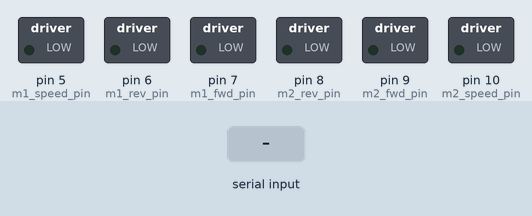
A sketch run on a simulated Arduino Uno, built with avr-gcc and run on an emulated ATmega328P. On the bench: switched loads named in the sketch (green lamp = pin HIGH). The test bench sets the inputs (shaded band). What the sketch prints to the serial monitor is not drawn.

Above: at 1.3 s.
1.4 s: "S90\n" received over Serial
At 2.4 s:
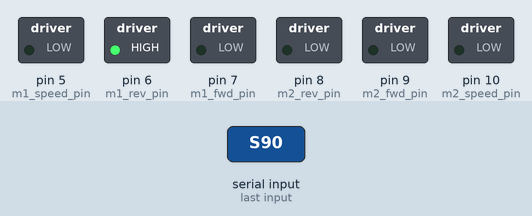
2.9 s: "S,45\n" received over Serial
At 3.6 s:
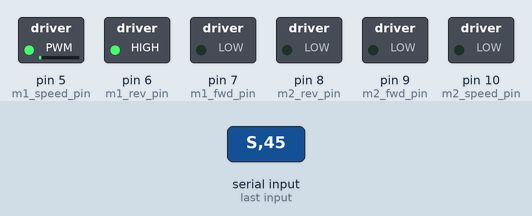
Timing chart, 0 to 7.4 s (numbered marks = the images above; inputs shaded):
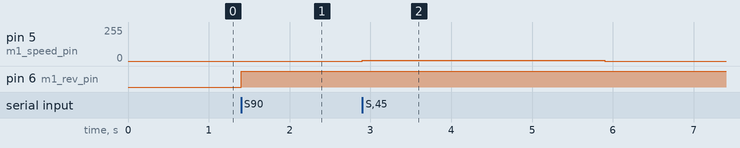

The sketch:

speedtrack.ino
```cpp
// (licence header left out)
#define _debug false

//Serial Speed & Port
#define serial_port Serial
#define baud_speed 115200

//Motor one Pin defines
#define m1_speed_pin 5
#define m1_rev_pin 6
#define m1_fwd_pin 7
#define m1_Hall1_pin 2

//Motor two Pin defines
#define m2_rev_pin 8
#define m2_fwd_pin 9
#define m2_speed_pin 10
#define m2_Hall1_pin 3

//PWM (Voltages) sent to motors
#define MAX_PWM 255
#define MIN_PWM 0

#define MIN_SPEED 10
#define MAX_SPEED 255

#define STOP_TIMEOUT_MS 3000
long autostop_timeout = 0;

int _speed_m1 = 0;
int _speed_m2 = 0;

enum TRAVEL_DIRECTION
{
    M_FORWARD,
    M_REVERSE,
    M_LEFT_TURN,
    M_RIGHT_TURN,
    M_STOP
};

TRAVEL_DIRECTION _direction = M_FORWARD;

void setup()
{

    //MOTOR1 CONTROL SETUP
    pinMode(m1_speed_pin, OUTPUT);
    pinMode(m1_fwd_pin, OUTPUT);
    pinMode(m1_rev_pin, OUTPUT);

    //MOTOR2 CONTROL SETUP
    pinMode(m2_speed_pin, OUTPUT);
    pinMode(m2_fwd_pin, OUTPUT);
    pinMode(m2_rev_pin, OUTPUT);

    serial_port.begin(baud_speed);

    delay(150);

    serial_port.println("[SRT]");
}

//ALLOW SERIAL COMMANDS...
String serialString;
String  cmdString = "";
boolean cmdReady = false;
String  nocmndString = "";
String  cmdMode = "NA";

void doSerialCommand()
{
    while (serial_port.available())
    {
        // Add Serial byte to string until newline is received.
        char inChar = (char)serial_port.read();
        if ((inChar == '\r') || (inChar == '\n'))
        {
          //only set command ready if not empty command string..
          if (cmdString.length() > 0)
            cmdReady = true;
        }
        else
        {
          cmdString += inChar;
        }
    }

  //Command String is ready for processing..
  if (cmdReady)
  {
    //reset aut stop on serial command activity...
    autostop_timeout = millis() + STOP_TIMEOUT_MS;

    //Force Forward
    _direction = M_FORWARD;

    serialString = cmdString;

    //Make it NOT case sensitive..
    cmdString.toUpperCase();

      if (cmdString.charAt(0) == 'S') // SPEED
      {

        //get speed
        int speed_m = cmdString.substring(3).toInt();

        if (cmdString.charAt(1) == 'L') // LEFT
        {

            //motor 2 speed
            _speed_m2 = speed_m;

            if (cmdString.charAt(2) == 'F') // FORWARD
            {
              //motor 2 forward
              digitalWrite(m2_fwd_pin, HIGH);
              digitalWrite(m2_rev_pin, LOW);
            }
            else // REVERSE
            {
              //motor 2 reverse
              digitalWrite(m2_fwd_pin, LOW);
              digitalWrite(m2_rev_pin, HIGH);
            }
        }
        else // RIGHT
        {
            //motor 1 speed
            _speed_m1 = speed_m;

            if (cmdString.charAt(2) == 'F') // FORWARD
            {
              //motor 1 forward
              digitalWrite(m1_fwd_pin, HIGH);
              digitalWrite(m1_rev_pin, LOW);
            }
            else // REVERSE
            {
              //motor 1 reverse
              digitalWrite(m1_fwd_pin, LOW);
              digitalWrite(m1_rev_pin, HIGH);
            }
        }

        if (_debug)
          serial_port.println(cmdString);

      }


      //ready for next command..
      cmdString = "";
      cmdReady = false;
  }
}

void loop()
{

    //force stop at timeout intervals..
    if (millis() > autostop_timeout)
      _direction = M_STOP;

    doSerialCommand();

    //force speed to zero if in stop mode..
    int tmpspeed_m1 = (_direction == M_STOP) ? 0 : _speed_m1;
    int tmpspeed_m2 = (_direction == M_STOP) ? 0 : _speed_m2;

    analogWrite(m1_speed_pin, tmpspeed_m1);
    analogWrite(m2_speed_pin, tmpspeed_m2);

}
```

Measured:
- after the input at 1.4 s, pin 6 (m1_rev_pin): LOW → HIGH at once
- after the input at 2.9 s, pin 5 (m1_speed_pin): 0/255 → 5/255 at once, → 0/255 3.0 s later
